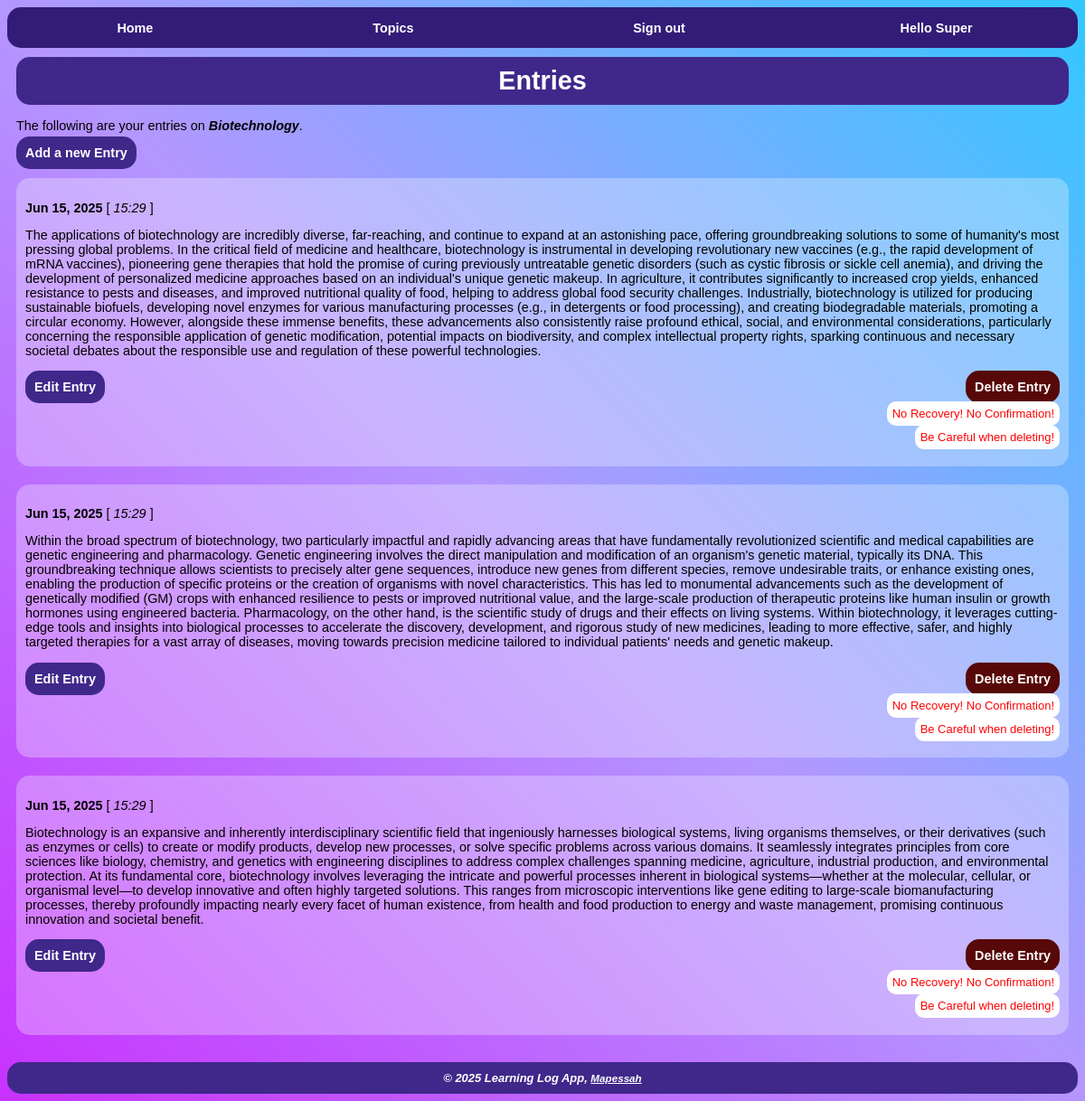
/topic/8/ (signed in), run on the app's committed database.
### learning_log/models.py (models this page shows, shortened)
class Topic(models.Model):
    text = models.CharField(max_length=200)
    owner = models.ForeignKey(User, on_delete=models.CASCADE)
    date_added = models.DateTimeField(auto_now_add=True)

class Entry(models.Model):
    topic = models.ForeignKey(Topic, on_delete=models.CASCADE)
    text = models.TextField()
    date_added = models.DateTimeField(auto_now_add=True)
    class Meta:
        verbose_name_plural = 'entries'

### learning_log/views.py (the view)
# urls.py: path('topic/<int:topic_id>/', views.topic, name='topic'),
@login_required
def topic(request, topic_id):
    topic = Topic.objects.get(id=topic_id)
    entries = topic.entry_set.order_by('-date_added')
    if request.user != topic.owner:
        raise Http404
    button2 = False
    if len(entries) > 10:
        button2 = True
    context = {'topic': topic, 'entries': entries, 'button2': button2}
    return render(request, 'learning_log/topic.html', context)

### learning_log/templates/learning_log/topic.html (shortened to what this page needs)
{% extends 'learning_log/base.html' %}
{% block content %}
    <div id="topic-page">
        <h1>Entries</h1>
        <p>The following are your entries on <strong><i>{{ topic.text }}</i></strong>.</p>
        <p>
            <a href="{% url 'learning_log:new_entry' topic.id %}" id="new-entry-button">Add a new Entry</a>
        </p>
        {% for entry in entries %}
            <div id="entry-display-box">
                <p>
                    <strong>{{ entry.date_added|date:'M d, Y' }}</strong>
                    [ <i>{{ entry.date_added|date:' H:i' }}</i> ]
                </p>
                <p>{{ entry.text|linebreaks }}</p>
                <p>
                    <div>
                        <a href="{% url 'learning_log:edit_entry' entry.id %}" id="edit-entry-button" class="left">Edit Entry</a>
                        <a href="{% url 'learning_log:delete_entry' entry.id %}" id="delete-entry-button" class="right">Delete Entry</a>
                        <br><br>
                        <p id="delete-caution-p"><span id="delete-caution-span">No Recovery! No Confirmation!</span></p>
                        <p id="delete-caution-p"><span id="delete-caution-span">Be Careful when deleting!</span></p>
                    </div>
                </p>
            </div>
        {% empty %}
            <p>No entries added for this topic!</p>
        {% endfor %}
    </div>
{% endblock content %}

### learning_log/templates/learning_log/base.html (shortened to what this page needs)
{% load static %}
<!DOCTYPE html>
<html>
    <head>
        <link rel="stylesheet" href="{% static 'learning_log/css/base_styles.css' %}">
    </head>
    <body>
        <div id="body-content">
            <div id="navigation-bar">
                <p>
                    <div id="navigation-item">
                        <a href="{% url 'learning_log:index' %}">Home</a>
                    </div>
                    <div id="navigation-item">
                        <a href="{% url 'learning_log:topics' %}">Topics</a>
                    </div>
                {% if user.is_authenticated %}
                    <div id="navigation-item">
                        <form action="{% url 'accounts:logout' %}" method="post">
                            <button name="submit" id="logout-button">Sign out</button>
                        </form>
                    </div>
                    <div id="navigation-item">Hello <span id="username">{{ user.username }}</span></div>
                {% else %}
                    <div id="navigation-item"><a href="{% url 'accounts:login' %}">Login</a></div>
                    <div id="navigation-item"><a href="{% url 'accounts:register' %}">Register</a></div>
                {% endif %}
                </p>
            </div>
            <div id="block-content">
            {% block content %}
            {% endblock content %}
            </div>
            <div id="footer">
                &copy; 2025 Learning Log App,
                <a href="https://github.com/mapessah/">Mapessah</a>
            </div>
        </div>
    </body>
</html>

### learning_log/static/learning_log/css/base_styles.css (style rules this page uses)
body { background: linear-gradient(45deg, rgb(200,50, 255), rgb(180, 150, 255), rgb(50, 200, 255)); background-attachment: fixed; font-family: 'Franklin Gothic Medium', 'Arial Narrow', Arial, sans-serif; font-size: .9em; }
#block-content { padding: 10px; min-height: 75vh; display: flex; }
#topic-page, #login-form-page, #topics-page, #registration-form-page, #new-topic-form-page { margin: auto; }
#navigation-bar { display: flex; background: rgb(50, 28, 119); height: 1.2cm; border-radius: 15px; }
#navigation-item { margin: auto; }
#navigation-item a, #navigation-bar a, #navigation-item, #logout-button { color: white; font-weight: bold; text-decoration: none; padding: 5px; background: none; border: none; font-size: 1em; }
#footer { background: rgb(63, 40, 138); padding: 10px; text-align: center; border-radius: 15px; }
#footer a, #footer { color: white; font-weight: bold; font-size: .9em; font-style: italic; }
h1, h2, h3 { background-color: rgb(63, 40, 138); color: white; text-align: center; padding: 10px; margin-top: 0; margin-bottom: 0; border-radius: 15px; }
#username { text-transform: capitalize; }
#new-topic-button, #edit-entry-form-button ,#new-entry-form-button, #new-entry-button, #edit-entry-button, #login-form-button, #registration-form-button { background-color: rgb(63, 40, 138); color: white; text-align: center; padding: 10px; text-decoration: none; font-weight: bold; border-radius: 15px; }
#edit-entry-button { float: inline-start; }
#delete-entry-button { background-color: rgb(87, 8, 8); color: white; text-align: center; padding: 10px; text-decoration: none; font-weight: bold; float: inline-end; border-radius: 15px; }
form { display:table; }
#delete-caution-p { float: none; background: none; margin-bottom: 10px; margin-top: 7px; text-align: end; }
#delete-caution-span { color: red; background-color: white; padding: 6px; font-size: .9em; border-radius: 10px; }
#entry-display-box { background-color: rgba(250, 250, 250, .3); padding: 10px; margin: 20px 0 20px 0; border-radius: 15px; }

### data on the page
Topic: text "Biotechnology"
Entry: date_added "Jun 15, 2025", date_added "15:29", text "The applications of biotechnology are incredibly diverse, far-reaching, and continue to expand at an astonishing pace, offering groundbreaking solutions to some of humanity's most pressing global problems. In the critical field of medicine and healthcare, biotechnology is instrumental in developing revolutionary new vaccines (e.g., the rapid development of mRNA vaccines), pioneering gene therapies that hold the promise of curing previously untreatable genetic disorders (such as cystic fibrosis or sickle cell anemia), and driving the development of personalized medicine approaches based on an individual's unique genetic makeup. In agriculture, it contributes significantly to increased crop…"
Entry: date_added "Jun 15, 2025", date_added "15:29", text "Within the broad spectrum of biotechnology, two particularly impactful and rapidly advancing areas that have fundamentally revolutionized scientific and medical capabilities are genetic engineering and pharmacology. Genetic engineering involves the direct manipulation and modification of an organism's genetic material, typically its DNA. This groundbreaking technique allows scientists to precisely alter gene sequences, introduce new genes from different species, remove undesirable traits, or enhance existing ones, enabling the production of specific proteins or the creation of organisms with novel characteristics. This has led to monumental advancements such as the development of…"
Entry: date_added "Jun 15, 2025", date_added "15:29", text "Biotechnology is an expansive and inherently interdisciplinary scientific field that ingeniously harnesses biological systems, living organisms themselves, or their derivatives (such as enzymes or cells) to create or modify products, develop new processes, or solve specific problems across various domains. It seamlessly integrates principles from core sciences like biology, chemistry, and genetics with engineering disciplines to address complex challenges spanning medicine, agriculture, industrial production, and environmental protection. At its fundamental core, biotechnology involves leveraging the intricate and powerful processes inherent in biological systems—whether at the molecular,…"

### other printed values
{{ user.username }} "Super"
